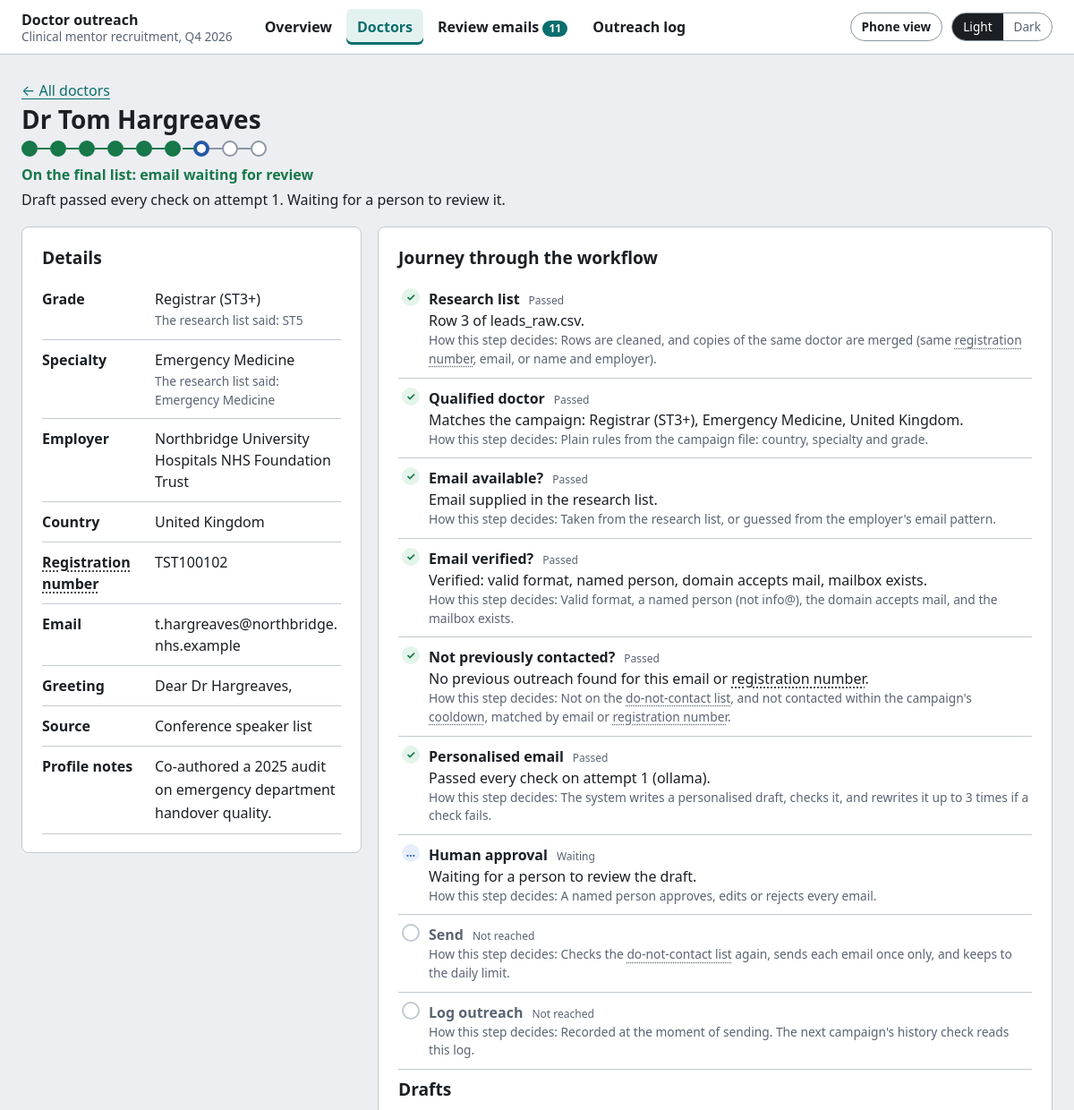
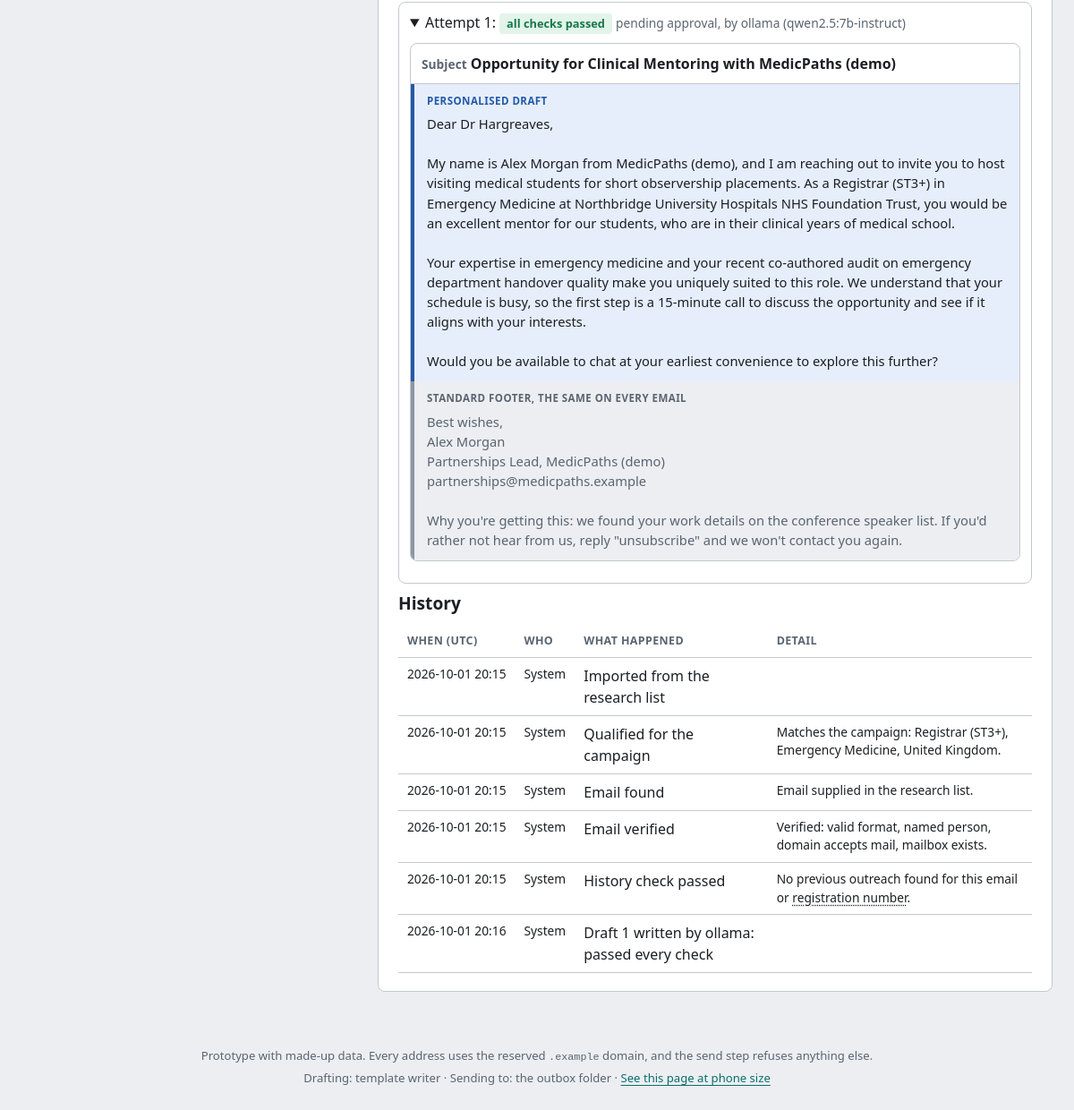
Screenshot of /leads/2 with the database file from the repository (2 pictures, top to bottom).
### tables this page shows
CREATE TABLE leads (
    id              INTEGER PRIMARY KEY,
    campaign_id     TEXT NOT NULL,
    source_file     TEXT NOT NULL,
    source_row      INTEGER NOT NULL,
    title           TEXT,
    full_name       TEXT,
    first_name      TEXT,
    last_name       TEXT,
    grade_raw       TEXT,
    grade           TEXT,
    specialty_raw   TEXT,
    specialty       TEXT,
    employer        TEXT,
    country         TEXT,
    reg_number      TEXT,
    email           TEXT,
    email_origin    TEXT,
    source          TEXT,
    profile_notes   TEXT,
    status          TEXT NOT NULL,
    stage           TEXT NOT NULL,
    reason          TEXT,
    gate_results    TEXT NOT NULL DEFAULT '{}',
    duplicate_of    INTEGER REFERENCES leads(id),
    merge_notes     TEXT,
    created_at      TEXT NOT NULL,
    updated_at      TEXT NOT NULL,
    UNIQUE (campaign_id, source_file, source_row)
);

CREATE TABLE drafts (
    id                   INTEGER PRIMARY KEY,
    lead_id              INTEGER NOT NULL REFERENCES leads(id),
    attempt              INTEGER NOT NULL,
    provider             TEXT NOT NULL,
    model                TEXT,
    prompt_version       TEXT NOT NULL,
    subject              TEXT,
    body                 TEXT,
    footer               TEXT,
    personal_detail_used TEXT,
    raw_output           TEXT,
    checks               TEXT NOT NULL DEFAULT '[]',
    fixes                TEXT NOT NULL DEFAULT '[]',
    reviewer_instruction TEXT,
    status               TEXT NOT NULL,
    edited_by_reviewer   INTEGER NOT NULL DEFAULT 0,
    reviewer             TEXT,
    review_note          TEXT,
    reviewed_at          TEXT,
    created_at           TEXT NOT NULL
);

CREATE TABLE audit_log (
    id       INTEGER PRIMARY KEY,
    at       TEXT NOT NULL,
    actor    TEXT NOT NULL,
    lead_id  INTEGER,
    event    TEXT NOT NULL,
    detail   TEXT
);

### outreach/web/app.py (the view)
    @app.get("/leads/{lead_id}", response_class=HTMLResponse)
    def lead_page(request: Request, lead_id: int):
        return render_lead(request, lead_id)

### outreach/web/templates/lead.html (shortened to what this page needs)
{% extends "base.html" %}
{% set active = "doctors" %}
{% block content %}
<div class="pagehead">
  <p><a href="/doctors">&larr; All doctors</a></p>
  <h1>{{ lead.title }} {{ lead.full_name or '(no name)' }}</h1>
  <ol class="tracker big" aria-label="Progress: {{ where[0] }}">
    {% for t in dots %}<li class="{{ t.state }}" title="{{ t.label }}: {{ state_words[t.state] }}"><span class="sr">{{ t.label }}: {{ state_words[t.state] }}</span></li>{% endfor %}
  </ol>
  <p class="where-lead {{ 'final' if tone(lead.status) == 'good' else ('needs' if tone(lead.status) == 'warn' else 'removed') }}">{{ where[0] }}</p>
  <p>{{ lead.reason | explain }}</p>
</div>
<div class="layout">
  <section class="card">
    <h2>Details</h2>
    <dl class="summary-list">
      <div><dt>Grade</dt><dd>{{ lead.grade or 'Not recognised' }} <span class="muted small">The research list said: {{ lead.grade_raw or 'blank' }}</span></dd></div>
      <div><dt>Specialty</dt><dd>{{ lead.specialty or 'Not recognised' }} <span class="muted small">The research list said: {{ lead.specialty_raw or 'blank' }}</span></dd></div>
      <div><dt>Employer</dt><dd>{{ lead.employer }}</dd></div>
      <div><dt>Country</dt><dd>{{ lead.country }}</dd></div>
      <div><dt>{{ 'Registration number' | explain }}</dt><dd>{{ lead.reg_number or 'Not given' }}</dd></div>
      <div><dt>Email</dt><dd>{{ lead.email or 'None' }}{% if lead.email_origin == 'pattern_guess' %} <span class="tag warn">guessed from pattern</span>{% endif %}</dd></div>
      {% if salutation %}<div><dt>Greeting</dt><dd>Dear {{ salutation }},</dd></div>{% endif %}
      <div><dt>Source</dt><dd>{{ lead.source }}</dd></div>
      <div><dt>Profile notes</dt><dd class="notes">{{ notes_html or 'None' }}
        {% if injection %}<span class="muted small">The red text tries to give the system orders. It is treated as data only.</span>{% endif %}</dd></div>
    </dl>
  </section>
  <section class="card wide">
    <h2>Journey through the workflow</h2>
    <ol class="timeline">
      {% for s in steps %}
        <li class="{{ s.state }}">
          <div class="tl-head"><strong>{{ s.label }}</strong>
            <span class="tl-state">{{ {'done': 'Passed', 'waiting': 'Waiting', 'person': 'Needs a person', 'stopped': 'Stopped', 'todo': 'Not reached'}[s.state] }}</span></div>
          {% if s.text %}<div>{{ s.text | explain }}</div>{% endif %}
          <div class="small muted">How this step decides: {{ s.how | explain }}</div>
        </li>
      {% endfor %}
    </ol>
    {% if drafts %}
      <h2>Drafts</h2>
      {% for d in drafts %}
        {% set checks = d.checks | fromjson %}
        {% set failed = checks | rejectattr('ok') | list %}
        <details class="draftlog" {{ 'open' if loop.last }}>
          <summary>Attempt {{ d.attempt }}:
            {% if failed %}<span class="tag warn">{{ failed | length }} check{{ 's' if failed | length != 1 }} failed</span>{% else %}<span class="tag good">all checks passed</span>{% endif %}
            <span class="muted small">{{ d.status | replace('_', ' ') | lower }}, by {{ d.provider }}{% if d.model %} ({{ d.model }}){% endif %}</span></summary>
          {% if d.subject %}
          <div class="email-preview">
            <div class="subject"><span class="muted small">Subject</span> {{ d.subject }}</div>
            <div class="part personal"><span class="part-label">Personalised draft</span><div class="text">{{ d.body }}</div></div>
            <div class="part standard"><span class="part-label">Standard footer, the same on every email</span><div class="text">{{ d.footer }}</div></div>
          </div>
          {% endif %}
        </details>
      {% endfor %}
    {% endif %}
    <h2>History</h2>
    <table>
      <thead><tr><th>When (UTC)</th><th>Who</th><th>What happened</th><th>Detail</th></tr></thead>
      <tbody>
      {% for e in events %}
        {% set detail = e.detail | fromjson %}
        <tr><td class="small nowrap">{{ e.at[:16] | replace('T', ' ') }}</td><td class="small">{{ who(e.actor) }}</td>
          <td>{{ describe_event(e.event, e.actor, detail) }}</td><td class="small">{{ event_detail(detail) | explain }}</td></tr>
      {% endfor %}
      </tbody>
    </table>
  </section>
</div>
{% endblock %}

### rows the page displays
leads: title "Dr", full_name "Tom Hargreaves", reason|explain "Draft passed every check on attempt 1. Waiting for a person to review it.", grade "Registrar (ST3+)", grade_raw "ST5", specialty "Emergency Medicine", specialty_raw "Emergency Medicine", employer "Northbridge University Hospitals NHS Foundation Trust", country "United Kingdom", reg_number "TST100102", email "t.hargreaves@northbridge.nhs.example", source "Conference speaker list", profile_notes "Co-authored a 2025 audit on emergency department handover quality."
drafts: attempt "1", status "pending approval", provider "ollama", model "qwen2.5:7b-instruct", subject "Opportunity for Clinical Mentoring with MedicPaths (demo)", body "Dear Dr Hargreaves, My name is Alex Morgan from MedicPaths (demo), and I am reaching out to invite you to host visiting medical students for short observership placements. As a Registrar (ST3+) in Emergency Medicine at Northbridge University Hospitals NHS Foundation Trust, you would be an excellent mentor for our students, who are in their clinical years of medical school. Your expertise in emergency medicine and your recent co-authored audit on emergency department handover quality make you uniquely suited to this role. We understand that your schedule is busy, so the first step is a 15-minute call to discuss the opportunity and see if it aligns with your interests. Would you be available…", footer "Best wishes, Alex Morgan Partnerships Lead, MedicPaths (demo) partnerships@medicpaths.example Why you're getting this: we found your work details on the conference speaker list. If you'd rather not hear from us, reply \"unsubscribe\" and we won't contact you again."
audit_log: at "2026-10-01 20:15", actor "System", event+actor "Imported from the research list"
audit_log: at "2026-10-01 20:15", actor "System", event+actor "Qualified for the campaign", event_detail "Matches the campaign: Registrar (ST3+), Emergency Medicine, United Kingdom."
audit_log: at "2026-10-01 20:15", actor "System", event+actor "Email found", event_detail "Email supplied in the research list."
audit_log: at "2026-10-01 20:15", actor "System", event+actor "Email verified", event_detail "Verified: valid format, named person, domain accepts mail, mailbox exists."
audit_log: at "2026-10-01 20:15", actor "System", event+actor "History check passed", event_detail "No previous outreach found for this email or registration number ."
audit_log: at "2026-10-01 20:16", actor "System", event+actor "Draft 1 written by ollama: passed every check"

### other values shown
{{ campaign.name }} "Clinical mentor recruitment, Q4 2026"
{{ waiting }} "11"
{{ where[0] }} "On the final list: email waiting for review"
{{ 'Registration number' | explain }} "Registration number"
{{ salutation }} "Dr Hargreaves"
{{ s.label }} "Research list" "Qualified doctor" "Email available?" "Email verified?" "Not previously contacted?" "Personalised email" "Human approval" "Send" "Log outreach"
{{ s.text | explain }} "Row 3 of leads_raw.csv." "Matches the campaign: Registrar (ST3+), Emergency Medicine, United Kingdom." "Email supplied in the research list." "Verified: valid format, named person, domain accepts mail, mailbox exists." "No previous outreach found for this email or registration number ." "Passed every check on attempt 1 (ollama)." "Waiting for a person to review the draft."
{{ s.how | explain }} "Rows are cleaned, and copies of the same doctor are merged (same registration number , email, or name and employer)." "Plain rules from the campaign file: country, specialty and grade." "Taken from the research list, or guessed from the employer's email pattern." "Valid format, a named person (not info@), the domain accepts mail, and the mailbox exists." "Not on the do-not-contact list , and not contacted within the campaign's cooldown , matched by email or registration number ." "The system writes a personalised draft, checks it, and rewrites it up to 3 times if a check fails." "A named person approves, edits or rejects every email." "Checks the do-not-contact list again, sends each email once only, and keeps to the daily limit." "Recorded at the moment of sending. The next campaign's history check reads this log."
{{ model }} "template writer"
{{ 'the outbox folder' if sender == 'outbox' else 'SMTP' }} "the outbox folder"
